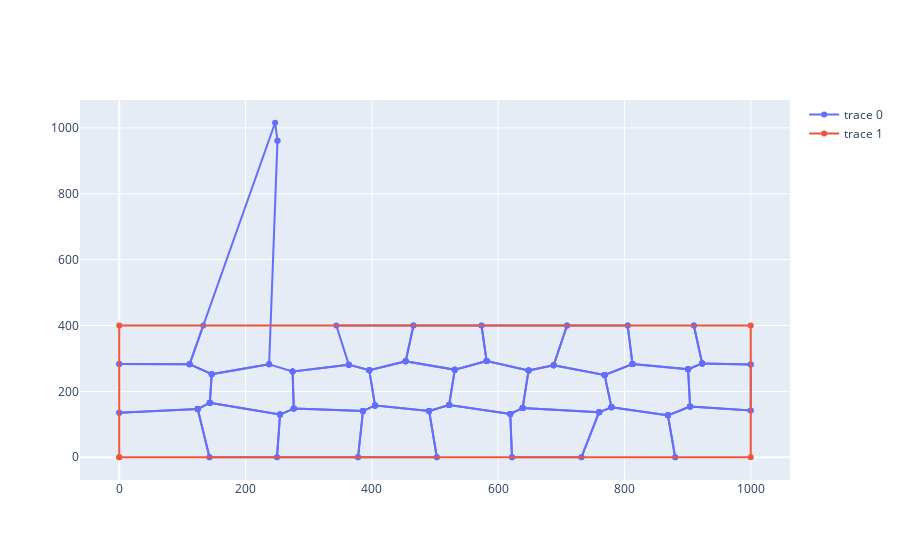

Notebook cell for this chart:
### Code cell
polygons = voronoi_polygons(new_points)
cropped_polygons = crop_axis(polygons, range_x=(0, INPUT_WIDTH), range_y=(0, INPUT_HEIGHT))
x_polygs, y_polygs = form_x_y_polygons(cropped_polygons)


fig = go.Figure(go.Scatter(x=x_polygs, y=y_polygs, mode='lines+markers'))
fig.add_trace(go.Scatter(x=[0, 0, INPUT_WIDTH, INPUT_WIDTH, 0],
                        y=[0, INPUT_HEIGHT, INPUT_HEIGHT, 0, 0], mode="lines+markers"))
# fig.update_layout(yaxis_range=[0, INPUT_HEIGHT], xaxis_range=[0, INPUT_WIDTH])
fig.show()

### Figure 1 — Plotly figure (JSON) as saved in the notebook; plotly's stock layout.template omitted (floating-point values rounded to 4 significant figures; data arrays with more than 128 entries replaced by an {"elided": "..."} marker saying what was removed)
{"data": [{"mode": "lines+markers", "type": "scatter", "x": {"elided": "224 float values"}, "y": {"elided": "224 float values"}}, {"mode": "lines+markers", "type": "scatter", "x": [0, 0, 1000, 1000, 0], "y": [0, 400, 400, 0, 0]}], "layout": {}}
